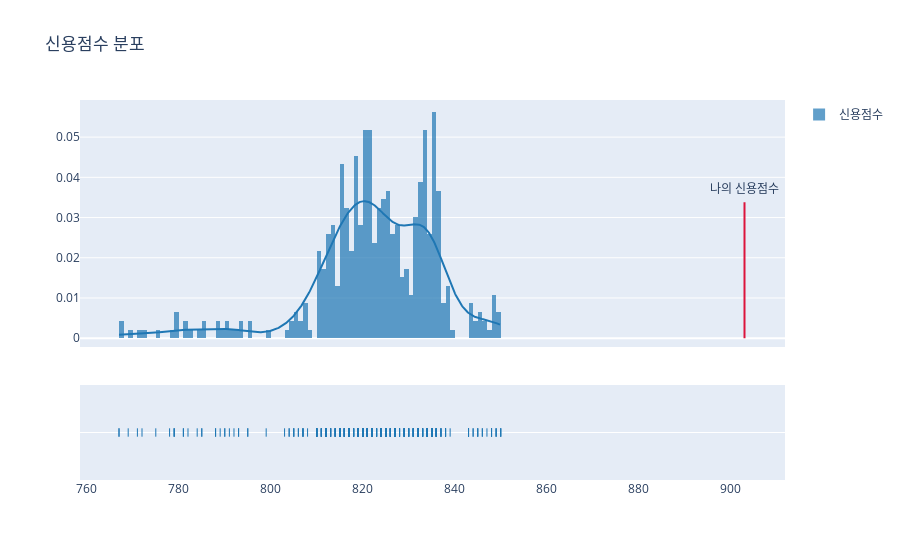

Source (notebook cell):
### Code cell
test.credit_score_dist()

### Figure 1 — Plotly figure (JSON) as saved in the notebook; plotly's stock layout.template omitted (floating-point values rounded to 4 significant figures; data arrays with more than 128 entries replaced by an {"elided": "..."} marker saying what was removed)
{"data": [{"autobinx": false, "histnorm": "probability density", "legendgroup": "신용점수", "marker": {"color": "rgb(31, 119, 180)"}, "name": "신용점수", "opacity": 0.7, "type": "histogram", "x": {"elided": "466 int values"}, "xaxis": "x", "xbins": {"end": 850, "size": 1, "start": 767}, "yaxis": "y"}, {"legendgroup": "신용점수", "marker": {"color": "rgb(31, 119, 180)"}, "mode": "lines", "name": "신용점수", "showlegend": false, "type": "scatter", "x": {"elided": "500 float values"}, "xaxis": "x", "y": {"elided": "500 float values"}, "yaxis": "y"}, {"legendgroup": "신용점수", "marker": {"color": "rgb(31, 119, 180)", "symbol": "line-ns-open"}, "mode": "markers", "name": "신용점수", "showlegend": false, "type": "scatter", "x": {"elided": "466 int values"}, "xaxis": "x", "y": {"elided": "466 str values"}, "yaxis": "y2"}], "layout": {"annotations": [{"arrowcolor": "crimson", "arrowwidth": 2, "ax": 0, "ay": -150, "borderpad": 5, "text": "나의 신용점수", "x": 903, "y": 0}], "barmode": "overlay", "hovermode": "closest", "legend": {"traceorder": "reversed"}, "title": {"text": "신용점수 분포"}, "xaxis": {"anchor": "y2", "domain": [0, 1], "zeroline": false}, "yaxis": {"anchor": "free", "domain": [0.35, 1], "position": 0}, "yaxis2": {"anchor": "x", "domain": [0, 0.25], "dtick": 1, "showticklabels": false}}}
